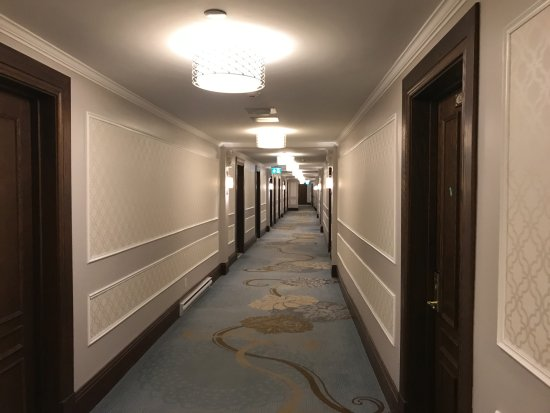
//> input picture 선형수학 실습/code/Ch12/12.1/test.jpg, 550 x 413 px
$ ./12-1   (built with g++ and OpenCV 4)
//> lines starting //> are read from the running program, lines starting //| are printed output that depends on the picture
#include <opencv2/opencv.hpp>


using namespace cv;
using namespace std;


int main()
{

    Mat img_edge, img_result;


    Mat img_src = imread( "test.jpg", IMREAD_GRAYSCALE );
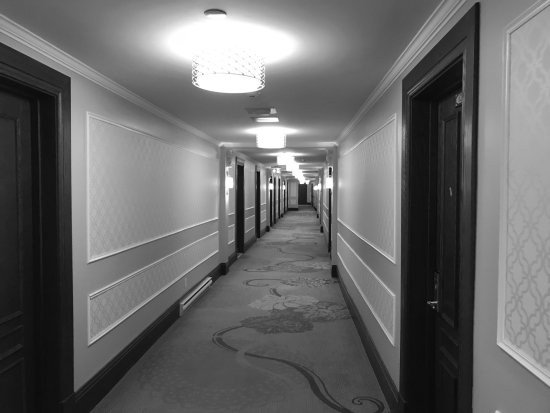
//> img_src: 413 rows x 550 cols, CV_8UC1; min 2, max 255, mean 105.5

    Canny(img_src, img_edge, 50, 150);
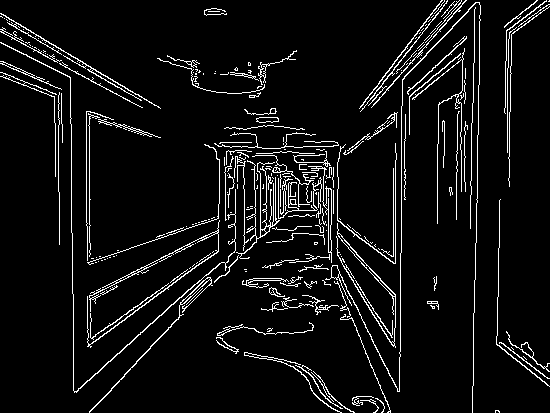
//> img_edge: 413 rows x 550 cols, CV_8UC1; 6.4% white in thin lines or dots
    cvtColor(img_edge, img_result, COLOR_GRAY2BGR);
//> img_result: 413 rows x 550 cols, CV_8UC3; 6.4% white in thin lines or dots


    vector<Vec2f> lines;
    HoughLines(img_edge, lines, 1, CV_PI/180, 150 );
//> lines = 25 lines (rho, theta), first 12: [341, 0.84], [480, 0.02], [329, 0.93], [11, 2.11], [328, 0.94], [354, 0.79], [331, 0.94], [344, 0.73], [343, 0.86], [330, 0.79], [330, 0.98], [351, 0.82]

    for( size_t i = 0; i < lines.size(); i++ )
    {
        float rho = lines[i][0], theta = lines[i][1];
        Point pt1, pt2;
        double a = cos(theta), b = sin(theta);
        double x0 = a*rho, y0 = b*rho;

        pt1.x = cvRound(x0 + 1000*(-b));
        pt1.y = cvRound(y0 + 1000*(a));
        pt2.x = cvRound(x0 - 1000*(-b));
        pt2.y = cvRound(y0 - 1000*(a));

        line( img_result, pt1, pt2, Scalar(0,0,255), 3);
    }
//> this loop made 25 passes
//> (rho, theta, a, b, x0, y0) on passes 1 to 12: (341, 0.838, 0.669, 0.743, 228.2, 253.4), (480, 0.0175, 1, 0.0175, 479.9, 8.38), (329, 0.925, 0.602, 0.799, 198, 262.8), (11, 2.11, -0.515, 0.857, -5.67, 9.43), (328, 0.942, 0.588, 0.809, 192.8, 265.4), (354, 0.785, 0.707, 0.707, 250.3, 250.3), (331, 0.942, 0.588, 0.809, 194.6, 267.8), (344, 0.733, 0.743, 0.669, 255.6, 230.2), (343, 0.855, 0.656, 0.755, 225, 258.9), (330, 0.785, 0.707, 0.707, 233.3, 233.3), (330, 0.977, 0.559, 0.829, 184.5, 273.6), (351, 0.82, 0.682, 0.731, 239.4, 256.7)
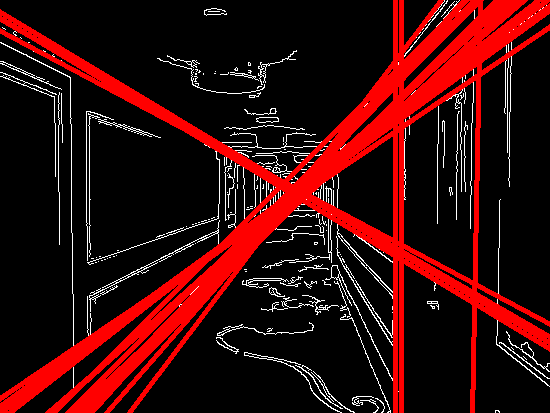
//> img_result: 413 rows x 550 cols, CV_8UC3; mean B, G, R 9.7, 9.7, 55.5


    imshow("Source", img_src);
    imshow("Standard Hough Line Transform", img_result);


    waitKey();
    return 0;
}
